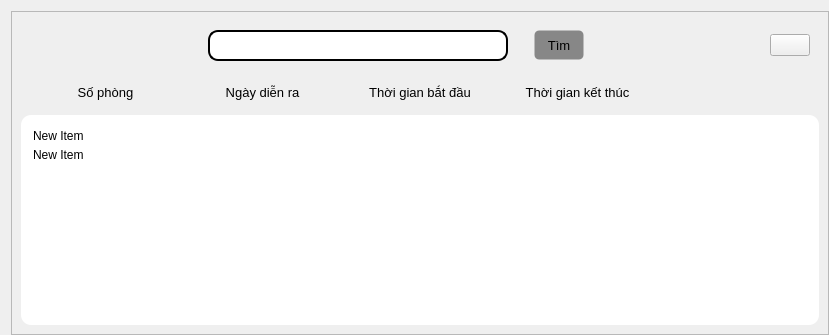
            <widget class="QWidget" name="page_5">
             <property name="styleSheet">
              <string notr="true">#page_5{
background-color: rgb(202, 202, 202);
}
</string>
             </property>
             <layout class="QVBoxLayout" name="verticalLayout_18">
              <property name="rightMargin">
               <number>0</number>
              </property>
              <property name="bottomMargin">
               <number>0</number>
              </property>
              <item>
               <widget class="QFrame" name="frame_10">
                <property name="frameShape">
                 <enum>QFrame::StyledPanel</enum>
                </property>
                <property name="frameShadow">
                 <enum>QFrame::Raised</enum>
                </property>
                <layout class="QVBoxLayout" name="verticalLayout_17">
                 <item>
                  <widget class="QWidget" name="widget_19" native="true">
                   <layout class="QHBoxLayout" name="horizontalLayout_18">
                    <item>
                     <spacer name="horizontalSpacer_10">
                      <property name="orientation">
                       <enum>Qt::Horizontal</enum>
                      </property>
                      <property name="sizeHint" stdset="0">
                       <size>
                        <width>178</width>
                        <height>20</height>
                       </size>
                      </property>
                     </spacer>
                    </item>
                    <item>
                     <widget class="QLineEdit" name="ip_search_session">
                      <property name="sizePolicy">
                       <sizepolicy hsizetype="Maximum" vsizetype="Maximum">
                        <horstretch>0</horstretch>
                        <verstretch>0</verstretch>
                       </sizepolicy>
                      </property>
                      <property name="minimumSize">
                       <size>
                        <width>300</width>
                        <height>0</height>
                       </size>
                      </property>
                      <property name="font">
                       <font>
                        <pointsize>10</pointsize>
                       </font>
                      </property>
                      <property name="styleSheet">
                       <string notr="true">QLineEdit{
border-style: solid;
border-width: 2px;
border-radius: 10px;
padding-left: 10px;
padding-right: 10px;
padding-top: 5px;
padding-bottom: 5px;
}</string>
                      </property>
                     </widget>
                    </item>
                    <item>
                     <spacer name="horizontalSpacer_11">
                      <property name="orientation">
                       <enum>Qt::Horizontal</enum>
                      </property>
                      <property name="sizeType">
                       <enum>QSizePolicy::Fixed</enum>
                      </property>
                      <property name="sizeHint" stdset="0">
                       <size>
                        <width>20</width>
                        <height>20</height>
                       </size>
                      </property>
                     </spacer>
                    </item>
                    <item>
                     <widget class="QPushButton" name="btn_search_session">
                      <property name="minimumSize">
                       <size>
                        <width>50</width>
                        <height>30</height>
                       </size>
                      </property>
                      <property name="font">
                       <font>
                        <pointsize>10</pointsize>
                        <weight>50</weight>
                        <italic>false</italic>
                        <bold>false</bold>
                        <strikeout>false</strikeout>
                       </font>
                      </property>
                      <property name="cursor">
                       <cursorShape>PointingHandCursor</cursorShape>
                      </property>
                      <property name="styleSheet">
                       <string notr="true">QPushButton{
  background-color: #878787;
  border-style: solid;
  border-width: 1px;
border-radius: 5px;
padding-top: 5px;
padding-bottom: 5px;
}</string>
                      </property>
                      <property name="text">
                       <string>Tìm</string>
                      </property>
                      <property name="icon">
                       <iconset resource="resources.qrc">
                        <normaloff>:/icons/images/icons/icons8-search-30.png</normaloff>:/icons/images/icons/icons8-search-30.png</iconset>
                      </property>
                     </widget>
                    </item>
                    <item>
                     <spacer name="horizontalSpacer_12">
                      <property name="orientation">
                       <enum>Qt::Horizontal</enum>
                      </property>
                      <property name="sizeHint" stdset="0">
                       <size>
                        <width>180</width>
                        <height>20</height>
                       </size>
                      </property>
                     </spacer>
                    </item>
                    <item>
                     <widget class="QPushButton" name="btn_add_session">
                      <property name="cursor">
                       <cursorShape>PointingHandCursor</cursorShape>
                      </property>
                      <property name="text">
                       <string/>
                      </property>
                      <property name="icon">
                       <iconset resource="resources.qrc">
                        <normaloff>:/icons/images/icons/icons8-plus-50.png</normaloff>:/icons/images/icons/icons8-plus-50.png</iconset>
                      </property>
                      <property name="iconSize">
                       <size>
                        <width>25</width>
                        <height>25</height>
                       </size>
                      </property>
                     </widget>
                    </item>
                   </layout>
                  </widget>
                 </item>
                 <item>
                  <widget class="QWidget" name="widget_21" native="true">
                   <layout class="QHBoxLayout" name="horizontalLayout_19">
                    <item>
                     <widget class="QLabel" name="label_20">
                      <property name="font">
                       <font>
                        <pointsize>10</pointsize>
                       </font>
                      </property>
                      <property name="text">
                       <string>Số phòng</string>
                      </property>
                      <property name="alignment">
                       <set>Qt::AlignCenter</set>
                      </property>
                     </widget>
                    </item>
                    <item>
                     <widget class="QLabel" name="label_21">
                      <property name="font">
                       <font>
                        <pointsize>10</pointsize>
                       </font>
                      </property>
                      <property name="text">
                       <string>Ngày diễn ra</string>
                      </property>
                      <property name="alignment">
                       <set>Qt::AlignCenter</set>
                      </property>
                     </widget>
                    </item>
                    <item>
                     <widget class="QLabel" name="label_22">
                      <property name="font">
                       <font>
                        <pointsize>10</pointsize>
                       </font>
                      </property>
                      <property name="text">
                       <string>Thời gian bắt đầu</string>
                      </property>
                      <property name="alignment">
                       <set>Qt::AlignCenter</set>
                      </property>
                     </widget>
                    </item>
                    <item>
                     <widget class="QLabel" name="label_23">
                      <property name="font">
                       <font>
                        <pointsize>10</pointsize>
                       </font>
                      </property>
                      <property name="text">
                       <string>Thời gian kết thúc</string>
                      </property>
                      <property name="alignment">
                       <set>Qt::AlignCenter</set>
                      </property>
                     </widget>
                    </item>
                    <item>
                     <widget class="QLabel" name="label_34">
                      <property name="text">
                       <string/>
                      </property>
                     </widget>
                    </item>
                   </layout>
                  </widget>
                 </item>
                 <item>
                  <widget class="QWidget" name="widget_22" native="true">
                   <property name="styleSheet">
                    <string notr="true">QWidget{
background-color: rgb(255, 255, 255);
border-radius: 10px;
}
</string>
                   </property>
                   <layout class="QHBoxLayout" name="horizontalLayout_20">
                    <item>
                     <widget class="QListWidget" name="session_list">
                      <property name="cursor" stdset="0">
                       <cursorShape>ArrowCursor</cursorShape>
                      </property>
                      <property name="styleSheet">
                       <string notr="true">QScrollBar:vertical {
	border: none;
	background: rgb(175, 254, 255);
	width: 14px;
	margin: 15px 0 15px 0;
	border-radius: 0px;
}
QScrollBar::handle::vertical{
	background-color: rgb(0, 187, 201);
	min-height: 30px;
	border-radius: 7px;
}
QScrollBar::handle::vertical:hover{
	background-color: rgb(0, 208, 223);
}

QScrollBar::handle::vertical:pressed{
	background-color: rgb(0, 151, 162);
}

QScrollBar::sub-line::vertical{
	border: none;
	height: 15px;
	background-color: rgb(0, 187, 201);
	border-top-left-radius: 7px;
	border-top-right-radius: 7px;
	subcontrol-position: top;
	subcontrol-origin: margin;
}

QScrollBar::sub-line::vertical:hover{
	background-color: rgb(0, 208, 223);
}

QScrollBar::sub-line::vertical:pressed{
	background-color: rgb(0, 151, 162);
}

QScrollBar::add-line::vertical{
	border: none;
	height: 15px;
	background-color: rgb(0, 187, 201);
	border-bottom-left-radius: 7px;
	border-bottom-right-radius: 7px;
	subcontrol-position: bottom;
	subcontrol-origin: margin;
}

QScrollBar::add-line::vertical:hover{
	background-color: rgb(0, 208, 223);
}

QScrollBar::add-line::vertical:pressed{
	background-color: rgb(0, 151, 162);
}

QScrollBar::up-arrow::vertical, QScrollBar::down-arrow::vertical{
	background: none;
}

QScrollBar::add-page::vertical, QScrollBar::sub-page::vertical{
	background: none;
}
QListView::item{
	margin-top: 5px;
	border-radius: 10px;
	border-style: none;
}
 QListView::item:hover {
	background-color: rgb(130, 195, 195);
	border-radius: 10px;
 }
 QListView::item:selected {
	background-color: rgb(130, 195, 195);
 }</string>
                      </property>
                      <item>
                       <property name="text">
                        <string>New Item</string>
                       </property>
                      </item>
                      <item>
                       <property name="text">
                        <string>New Item</string>
                       </property>
                      </item>
                     </widget>
                    </item>
                   </layout>
                  </widget>
                 </item>
                </layout>
               </widget>
              </item>
             </layout>
            </widget>
